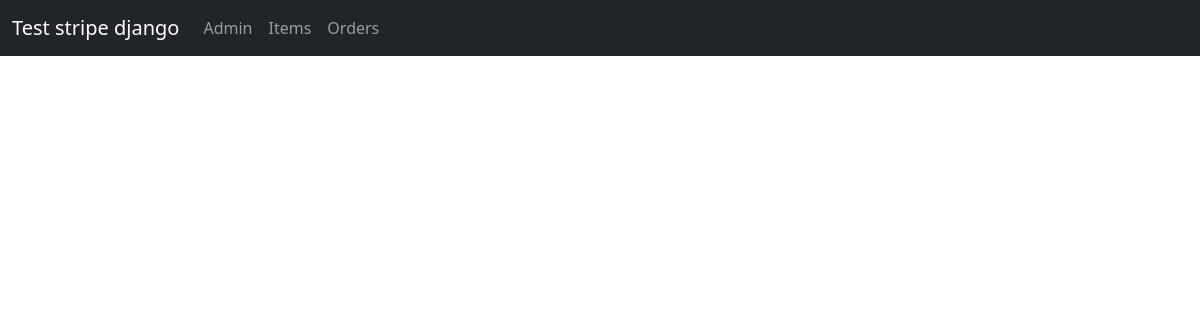
/orders/, run on an earlier commit of the app's database.
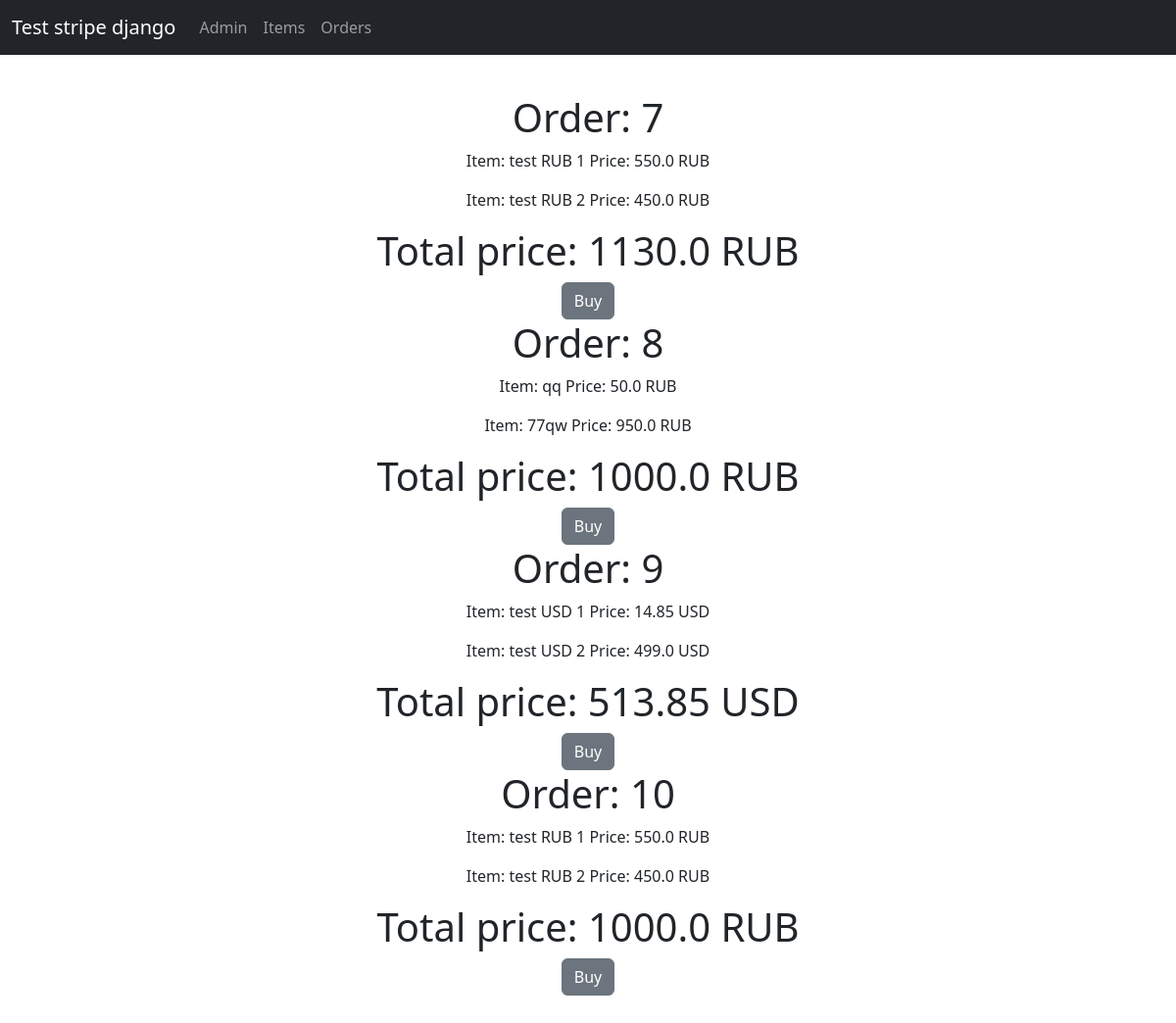
And on a later commit of the database.
### main/models.py (models this page shows, shortened)
class Order(models.Model):
    rub, usd = 'RUB', 'USD'
    TYPES = [(rub, 'Рубли'), (usd, 'Доллар')]
    items = models.ManyToManyField(Item)
    total_price = models.FloatField(null=True, blank=True, default=0)
    currency = models.CharField(max_length=3, choices=TYPES, default=rub)

class Item(models.Model):
    rub, usd = 'RUB', 'USD'
    TYPES = [(rub, 'Рубли'), (usd, 'Доллар')]
    name = models.CharField(max_length=255)
    description = models.TextField(null=True, blank=True)
    currency = models.CharField(max_length=3, choices=TYPES, default=rub)
    price = models.FloatField(null=True, blank=True)

### main/views.py (the view)
# urls.py: path('orders/', views.orders, name='orders'),
def orders(request):
    orders = Order.objects.all()
    return render(request, 'main/orders.html', {'orders': orders})

### templates/main/orders.html (shortened to what this page needs)
{% extends 'main/default.html' %}
{% block content %}
{% for order in orders %}
<h1>Order: {{ order.pk }}</h1>
{% for item in order.items.all %}
<p>Item: {{ item.name }} Price: {{ item.price }} {{ item.currency }}</p>
{% endfor %}
<h1>Total price: {{ order.total_price }} {{ order.currency }}</h1>
<button class="btn btn-secondary" id="buy-button-{{ order.pk }}">Buy</button>
{% endfor %}
{% endblock content %}

### templates/main/default.html (shortened to what this page needs)
<!DOCTYPE html>
<html lang="en">
<head>
    <link rel="stylesheet" href="https://cdn.jsdelivr.net/npm/bootstrap@5.2.3/dist/css/bootstrap.min.css">
    <nav class="navbar navbar-expand-md navbar-dark fixed-top bg-dark">
    <div class="container-fluid">
      <a class="navbar-brand" href="{% url 'main' %}">Test stripe django</a>
      <div class="collapse navbar-collapse" id="navbarCollapse">
        <ul class="navbar-nav me-auto mb-2 mb-md-0">
            <li class="nav-item">
            <a class="nav-link" href="/admin">Admin</a>
          </li>
          <li class="nav-item">
            <a class="nav-link" href="{% url 'items' %}">Items</a>
          </li>
          <li class="nav-item">
            <a class="nav-link" href="{% url 'orders' %}">Orders</a>
          </li>
        </ul>
      </div>
    </div>
  </nav>
</head>
<div class="px-4 py-5 my-5 text-center">
    <body>
    {% block content %}
    {% endblock content %}
    </body>
</div>
</html>

What changed in the data, as far as the page shows it:
added Order: pk "7", total_price "1130.0", currency "RUB"
added Item: name "test RUB 1", price "550.0", currency "RUB"
added Item: name "test RUB 2", price "450.0", currency "RUB"
added Order: pk "8", total_price "1000.0", currency "RUB"
added Item: name "qq", price "50.0", currency "RUB", shown under "8"
added Item: name "77qw", price "950.0", currency "RUB", shown under "8"
added Order: pk "9", total_price "513.85", currency "USD"
added Item: name "test USD 1", price "14.85", currency "USD", shown under "9"
added Item: name "test USD 2", price "499.0", currency "USD", shown under "9"
added Order: pk "10", total_price "1000.0", currency "RUB"
